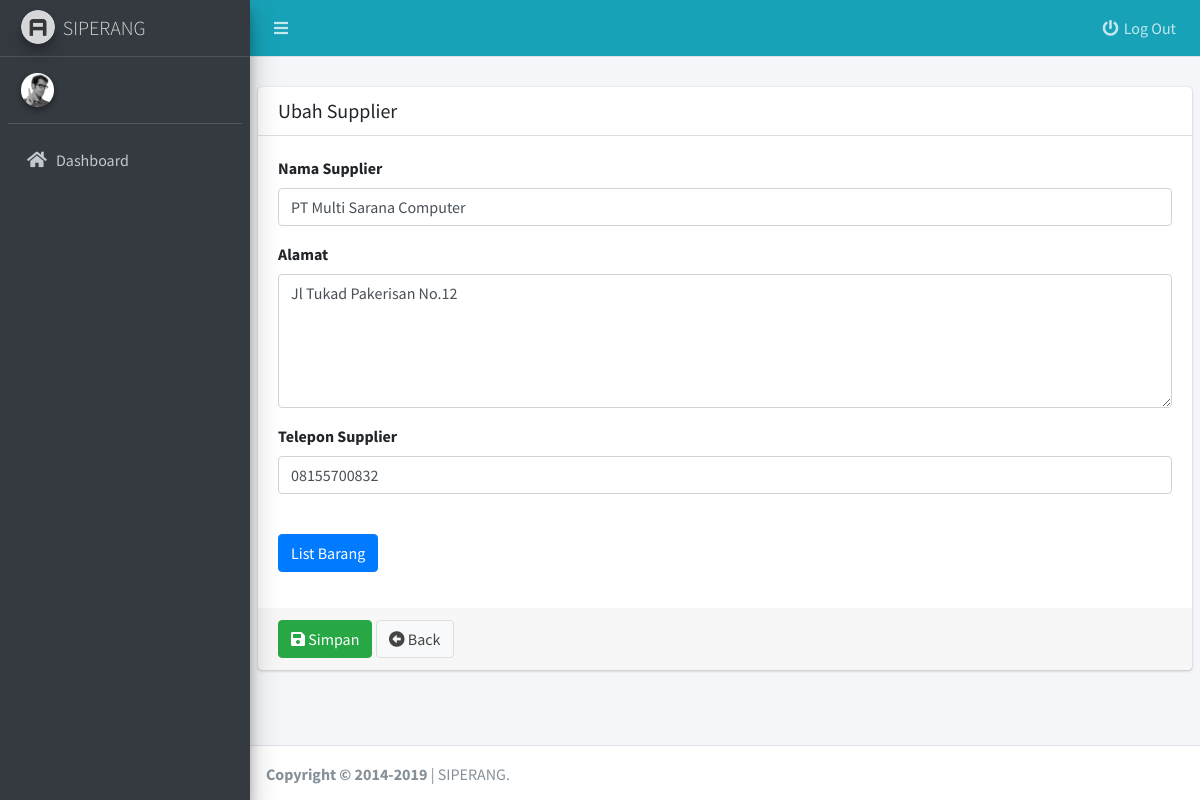
The app's page /c_supplier/editSupplier/SUP1570621511 with its own data.
### tables this page shows
CREATE TABLE `tbl_supplier` (
  `Kode_Supplier` varchar(100) NOT NULL,
  `Nama_Supplier` varchar(100) DEFAULT NULL,
  `Alamat_Supplier` varchar(255) DEFAULT NULL,
  `No_Tlp` varchar(255) DEFAULT NULL,
  `isAktif` int(1) DEFAULT NULL,
  PRIMARY KEY (`Kode_Supplier`)
);

### application/controllers/c_supplier.php (called while the page is built, shortened)
<?php
class C_supplier extends CI_Controller
{
  public function __construct()
  {
    $this->load->model(['m_supplier', 'm_barang']);
  }
  public function editSupplier($id)
  {
    $template['title'] = 'siperang | UBAH SUPPLIER';
    $data['dataUbah'] = $this->m_supplier->cariSupplier($id);
    $data['listBarang'] = $this->m_barang->dataBarang();
    $data['detilBarangSup'] = json_encode($this->m_supplier->getBarangSupp($id));
    $this->load->view('template/v_head', $template);
    $this->load->view('template/v_topmenu');
    $this->load->view('template/v_sidebar');
    $this->load->view('template/js');
    $this->load->view('supplier/v_edit', $data);
    $this->load->view('template/v_foot');
  }
}

### index.php (called while the page is built, shortened)
<?php
require_once BASEPATH.'core/CodeIgniter.php';

### application/models/m_supplier.php (called while the page is built, shortened)
<?php
class M_supplier extends CI_Model
{
  function cariSupplier($id)
  {
    return $this->db->query("SELECT * FROM tbl_supplier WHERE Kode_Supplier = '$id'")->row();
  }
  function getBarangSupp($id)
  {
    $this->db->where('Id_supplier', $id);
    return $this->db->get('t_barang_supplier')->result();
  }
}

### application/views/supplier/v_edit.php (the view, shortened to what this page needs)
<div class="content">
  <div class="content-fluid">
    <div class="card">
      <div class="card-header">
        <h3 class="card-title">Ubah Supplier</h3>
      </div>
      <form action="javascript:void(0)" method="POST">
        <div class="card-body">
          <div class="form-group">
            <label for="formNamaSupplier">Nama Supplier</label>
            <input type="text" name="NamaSupplier" id="formNamaSupplier" class="form-control" placeholder="Masukan nama supplier" value="<?php echo $dataUbah->Nama_Supplier ?>">
          </div>
          <div class="form-group">
            <label for="formAlamatSupplier">Alamat</label>
            <textarea name="AlamatSupplier" id="formAlamatSupplier" cols="10" rows="5" class="form-control" placeholder="Masukan alamat supplier"><?php echo $dataUbah->Alamat_Supplier ?></textarea>
          </div>
          <div class="form-group">
            <label for="formNoTelp">Telepon Supplier</label>
            <input type="text" name="NoTelp" id="formNoTelp" class="form-control" placeholder="Masukan nomor telepon supplier" value="<?php echo $dataUbah->No_Tlp ?>">
          </div>
          <p>
            <small id="BarangSupplier" class="error_msg invalid-feedback"></small> <br>
            <button class="btn btn-primary" type="button" data-toggle="collapse" data-target="#collapseExample" aria-expanded="false" aria-controls="collapseExample">
              List Barang
            </button>
          </p>
        </div>
        <div class="card-footer">
          <button type="submit" class="btn btn-success"><i class="fas fa-save"></i> Simpan</button>
          <a href="<?php echo base_url() . 'c_supplier/index' ?>" class="btn btn-default"><i class="fas fa-arrow-alt-circle-left"></i> Back</a>
        </div>
      </form>
    </div>
  </div>
</div>

### records on screen
tbl_supplier: NamaSupplier "PT Multi Sarana Computer", AlamatSupplier "Jl Tukad Pakerisan No.12", NoTelp "08155700832"
